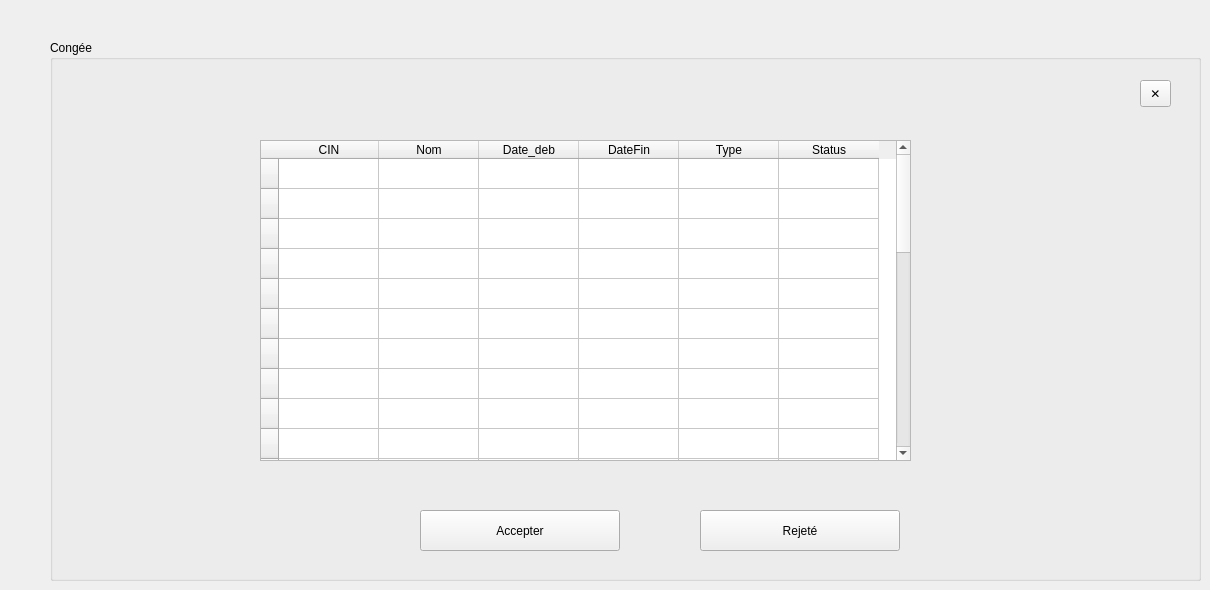
            <widget class="QWidget" name="page_conge">
             <widget class="QGroupBox" name="groupBox_3">
              <property name="geometry">
               <rect>
                <x>50</x>
                <y>40</y>
                <width>1151</width>
                <height>541</height>
               </rect>
              </property>
              <property name="title">
               <string>Congée</string>
              </property>
              <widget class="QPushButton" name="Rejeter_conge_Emp">
               <property name="geometry">
                <rect>
                 <x>650</x>
                 <y>470</y>
                 <width>200</width>
                 <height>41</height>
                </rect>
               </property>
               <property name="text">
                <string>Rejeté</string>
               </property>
              </widget>
              <widget class="QPushButton" name="Accepter_conge_Emp">
               <property name="geometry">
                <rect>
                 <x>370</x>
                 <y>470</y>
                 <width>200</width>
                 <height>41</height>
                </rect>
               </property>
               <property name="text">
                <string>Accepter</string>
               </property>
              </widget>
              <widget class="QTableWidget" name="TableCongeEmp">
               <property name="geometry">
                <rect>
                 <x>210</x>
                 <y>100</y>
                 <width>651</width>
                 <height>321</height>
                </rect>
               </property>
               <property name="minimumSize">
                <size>
                 <width>0</width>
                 <height>280</height>
                </size>
               </property>
               <property name="rowCount">
                <number>30</number>
               </property>
               <property name="columnCount">
                <number>6</number>
               </property>
               <row>
                <property name="text">
                 <string/>
                </property>
               </row>
               <row>
                <property name="text">
                 <string/>
                </property>
               </row>
               <row>
                <property name="text">
                 <string/>
                </property>
               </row>
               <row>
                <property name="text">
                 <string/>
                </property>
               </row>
               <row>
                <property name="text">
                 <string/>
                </property>
               </row>
               <row>
                <property name="text">
                 <string/>
                </property>
               </row>
               <row>
                <property name="text">
                 <string/>
                </property>
               </row>
               <row>
                <property name="text">
                 <string/>
                </property>
               </row>
               <row>
                <property name="text">
                 <string/>
                </property>
               </row>
               <row>
                <property name="text">
                 <string/>
                </property>
               </row>
               <row>
                <property name="text">
                 <string/>
                </property>
               </row>
               <row>
                <property name="text">
                 <string/>
                </property>
               </row>
               <row>
                <property name="text">
                 <string/>
                </property>
               </row>
               <row>
                <property name="text">
                 <string/>
                </property>
               </row>
               <row>
                <property name="text">
                 <string/>
                </property>
               </row>
               <row>
                <property name="text">
                 <string/>
                </property>
               </row>
               <row>
                <property name="text">
                 <string/>
                </property>
               </row>
               <row>
                <property name="text">
                 <string/>
                </property>
               </row>
               <row>
                <property name="text">
                 <string/>
                </property>
               </row>
               <row>
                <property name="text">
                 <string/>
                </property>
               </row>
               <row>
                <property name="text">
                 <string/>
                </property>
               </row>
               <row/>
               <row/>
               <row/>
               <row/>
               <row/>
               <row/>
               <row/>
               <row/>
               <row/>
               <column>
                <property name="text">
                 <string>CIN</string>
                </property>
               </column>
               <column>
                <property name="text">
                 <string>Nom</string>
                </property>
               </column>
               <column>
                <property name="text">
                 <string>Date_deb</string>
                </property>
               </column>
               <column>
                <property name="text">
                 <string>DateFin</string>
                </property>
               </column>
               <column>
                <property name="text">
                 <string>Type</string>
                </property>
               </column>
               <column>
                <property name="text">
                 <string>Status</string>
                </property>
               </column>
              </widget>
              <widget class="QToolButton" name="BtnPopupCancelLabs_7">
               <property name="geometry">
                <rect>
                 <x>1090</x>
                 <y>40</y>
                 <width>31</width>
                 <height>27</height>
                </rect>
               </property>
               <property name="toolTip">
                <string>Fermer</string>
               </property>
               <property name="text">
                <string>✕</string>
               </property>
              </widget>
             </widget>
            </widget>
